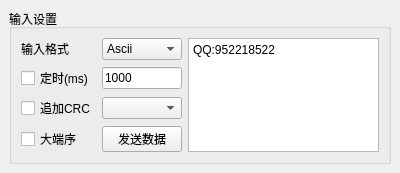
<?xml version="1.0" encoding="UTF-8"?>
<ui version="4.0">
 <class>InputDataItem</class>
 <widget class="QWidget" name="InputDataItem">
  <property name="geometry">
   <rect>
    <x>0</x>
    <y>0</y>
    <width>400</width>
    <height>151</height>
   </rect>
  </property>
  <property name="minimumSize">
   <size>
    <width>0</width>
    <height>0</height>
   </size>
  </property>
  <property name="windowTitle">
   <string>Form</string>
  </property>
  <layout class="QVBoxLayout" name="verticalLayout">
   <property name="leftMargin">
    <number>9</number>
   </property>
   <property name="topMargin">
    <number>9</number>
   </property>
   <property name="rightMargin">
    <number>9</number>
   </property>
   <property name="bottomMargin">
    <number>9</number>
   </property>
   <item>
    <widget class="QGroupBox" name="groupBox">
     <property name="minimumSize">
      <size>
       <width>0</width>
       <height>0</height>
      </size>
     </property>
     <property name="title">
      <string>输入设置</string>
     </property>
     <layout class="QGridLayout" name="gridLayout_2">
      <item row="2" column="0">
       <widget class="QCheckBox" name="addCrcCheckBox">
        <property name="text">
         <string>追加CRC</string>
        </property>
       </widget>
      </item>
      <item row="3" column="1">
       <widget class="QPushButton" name="sendPushButton">
        <property name="text">
         <string>发送数据</string>
        </property>
       </widget>
      </item>
      <item row="0" column="0">
       <widget class="QLabel" name="label">
        <property name="text">
         <string>输入格式</string>
        </property>
       </widget>
      </item>
      <item row="0" column="1">
       <widget class="QComboBox" name="textFormatComboBox">
        <item>
         <property name="text">
          <string>Ascii</string>
         </property>
        </item>
       </widget>
      </item>
      <item row="0" column="4" rowspan="4">
       <widget class="QTextEdit" name="inputDataTextEdit">
        <property name="html">
         <string>&lt;!DOCTYPE HTML PUBLIC &quot;-//W3C//DTD HTML 4.0//EN&quot; &quot;http://www.w3.org/TR/REC-html40/strict.dtd&quot;&gt;
&lt;html&gt;&lt;head&gt;&lt;meta name=&quot;qrichtext&quot; content=&quot;1&quot; /&gt;&lt;style type=&quot;text/css&quot;&gt;
p, li { white-space: pre-wrap; }
&lt;/style&gt;&lt;/head&gt;&lt;body style=&quot; font-family:'SimSun'; font-size:9pt; font-weight:400; font-style:normal;&quot;&gt;
&lt;p style=&quot; margin-top:0px; margin-bottom:0px; margin-left:0px; margin-right:0px; -qt-block-indent:0; text-indent:0px;&quot;&gt;QQ:952218522&lt;/p&gt;&lt;/body&gt;&lt;/html&gt;</string>
        </property>
        <property name="placeholderText">
         <string>请输入需要发送的数据</string>
        </property>
       </widget>
      </item>
      <item row="2" column="1">
       <widget class="QComboBox" name="crcModelComboBox">
        <property name="sizePolicy">
         <sizepolicy hsizetype="Preferred" vsizetype="Fixed">
          <horstretch>0</horstretch>
          <verstretch>0</verstretch>
         </sizepolicy>
        </property>
       </widget>
      </item>
      <item row="3" column="0">
       <widget class="QCheckBox" name="bigEndianCheckBox">
        <property name="text">
         <string>大端序</string>
        </property>
       </widget>
      </item>
      <item row="1" column="0">
       <widget class="QCheckBox" name="timingCheckBox">
        <property name="text">
         <string>定时(ms)</string>
        </property>
       </widget>
      </item>
      <item row="1" column="1">
       <widget class="QLineEdit" name="timingTimeLineEdit">
        <property name="sizePolicy">
         <sizepolicy hsizetype="Preferred" vsizetype="Fixed">
          <horstretch>0</horstretch>
          <verstretch>0</verstretch>
         </sizepolicy>
        </property>
        <property name="maximumSize">
         <size>
          <width>16777215</width>
          <height>16777215</height>
         </size>
        </property>
        <property name="text">
         <string>1000</string>
        </property>
       </widget>
      </item>
     </layout>
    </widget>
   </item>
  </layout>
 </widget>
 <resources/>
 <connections/>
</ui>
